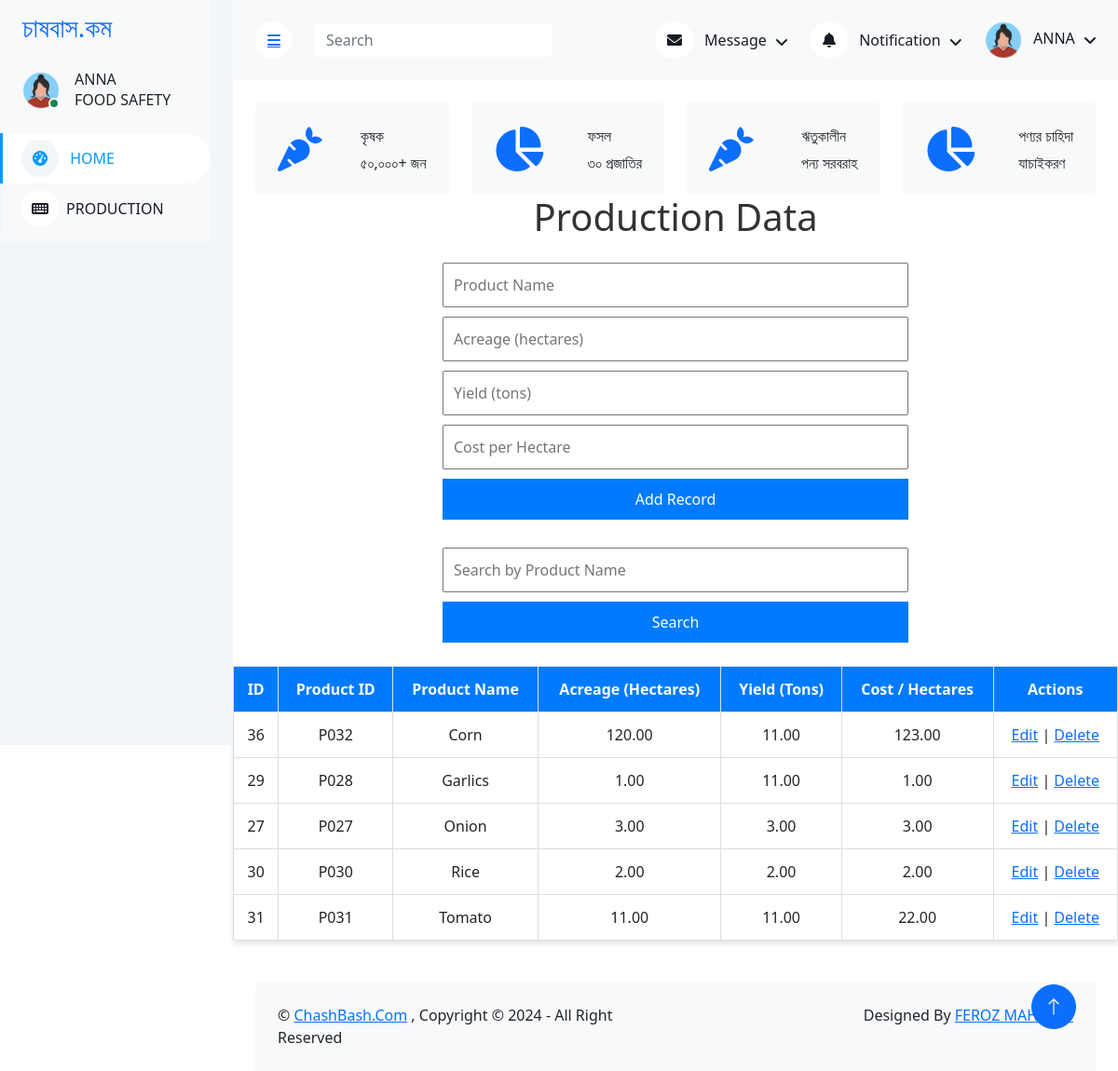
/pages/FSO_Production.php, run on the app's committed database.
### tables this page shows
CREATE TABLE `productiondata` (
  `id` int(11) NOT NULL,
  `product_id` varchar(255) NOT NULL,
  `product_name` varchar(255) NOT NULL,
  `acreage` decimal(10,2) NOT NULL,
  `yield` decimal(10,2) NOT NULL,
  `cost_per_hectare` decimal(10,2) NOT NULL,
  `FSOfficeID` int(11) DEFAULT NULL
);

### pages/FSO_Production.php (the view, shortened to what this page needs)
<?php
$host = 'localhost';
$username = 'root';
$password = '';
$dbname = 'tutorial';
$conn = new mysqli($host, $username, $password, $dbname);
$edit_row = null;
$search = $_GET['search'] ?? '';
$sql = "SELECT * FROM productiondata WHERE product_name LIKE '%$search%' ORDER BY product_name";
$result = $conn->query($sql);
?>
<!DOCTYPE html>
<html lang="en">
<head>
    <link href="https://cdnjs.cloudflare.com/ajax/libs/font-awesome/5.10.0/css/all.min.css" rel="stylesheet">
    <link href="https://cdn.jsdelivr.net/npm/bootstrap-icons@1.4.1/font/bootstrap-icons.css" rel="stylesheet">
    <link href="../lib/owlcarousel/assets/owl.carousel.min.css" rel="stylesheet">
    <link href="../lib/tempusdominus/css/tempusdominus-bootstrap-4.min.css" rel="stylesheet" />
    <link href="../css/bootstrap.min.css" rel="stylesheet">
    <link href="../css/FarmerDashboard.css" rel="stylesheet">
    <link href="https://cdnjs.cloudflare.com/ajax/libs/font-awesome/6.0.0-beta3/css/all.min.css" rel="stylesheet">
</head>
<body>
    <div class="container-xxl position-relative bg-white d-flex p-0">
        <div class="sidebar pe-4 pb-3">
            <nav class="navbar bg-light navbar-light">
                <a href="" class="navbar-brand mx-4 mb-3">
                    <h3 class="text-primary"></i>চাষবাস.কম</h3>
                </a>
                <div class="d-flex align-items-center ms-4 mb-4">
                    <div class="position-relative">
                        <img class="rounded-circle" src="../images/avatar/anna.png" alt="" style="width: 40px; height: 40px;">
                        <div class="bg-success rounded-circle border border-2 border-white position-absolute end-0 bottom-0 p-1"></div>
                    </div>
                    <div class="ms-3">
                        <h6 class="mb-0">ANNA</h6>
                        <span>FOOD SAFETY </span>
                    </div>
                </div>
                <div class="navbar-nav w-100">
                    <a href="FSO_Dashboard.php" class="nav-item nav-link active"><i class="fa fa-tachometer-alt me-2"></i> HOME </a>
                    <a href="FSO_Production.php" class="nav-item nav-link"><i class="fa fa-keyboard me-2"></i>PRODUCTION</a>
                </div>
            </nav>
        </div>
        <div class="content">
            <nav class="navbar navbar-expand bg-light navbar-light sticky-top px-4 py-0">
                <a href="#" class="sidebar-toggler flex-shrink-0">
                    <i class="fa fa-bars"></i>
                </a>
                <form class="d-none d-md-flex ms-4">
                    <input class="form-control border-0" type="search" placeholder="Search">
                </form>
                <div class="navbar-nav align-items-center ms-auto">
                    <div class="nav-item dropdown">
                        <a href="#" class="nav-link dropdown-toggle" data-bs-toggle="dropdown">
                            <i class="fa fa-envelope me-lg-2"></i>
                            <span class="d-none d-lg-inline-flex">Message</span>
                        </a>
                    </div>
                    <div class="nav-item dropdown">
                        <a href="#" class="nav-link dropdown-toggle" data-bs-toggle="dropdown">
                            <i class="fa fa-bell me-lg-2"></i>
                            <span class="d-none d-lg-inline-flex">Notification</span>
                        </a>
                    </div>
                    <div class="nav-item dropdown">
                        <a href="#" class="nav-link dropdown-toggle" data-bs-toggle="dropdown">
                            <img class="rounded-circle me-lg-2" src="../images/avatar/anna.png"" alt="" style="width: 40px; height: 40px;">
                            <span class="d-none d-lg-inline-flex">ANNA </span>
                        </a>
                    </div>
                </div>
            </nav>
           <div class="container-fluid pt-4 px-4">
                <div class="row g-4">
                    <div class="col-sm-6 col-xl-3">
                        <div class="bg-light rounded d-flex align-items-center justify-content-between p-4">
                            <i class="fa-solid fa-carrot fa-3x text-primary"></i>
                            <div class="ms-3">
                                <p class="mb-2"> কৃষক </p>
                                <h6 class="mb-0"> ৫০,০০০+ জন </h6>
                            </div>
                        </div>
                    </div>
                    <div class="col-sm-6 col-xl-3">
                        <div class="bg-light rounded d-flex align-items-center justify-content-between p-4">
                            <i class="fa fa-chart-pie fa-3x text-primary"></i>
                            <div class="ms-3">
                                <p class="mb-2">ফসল</p>
                                <h6 class="mb-0"> ৩০ প্রজাতির </h6>
                            </div>
                        </div>
                    </div>
                    <div class="col-sm-6 col-xl-3">
                        <div class="bg-light rounded d-flex align-items-center justify-content-between p-4">
                        <i class="fa-solid fa-carrot fa-3x text-primary"></i>
                            <div class="ms-3">
                                <p class="mb-2">ঋতুকালীন </p>
                                <h6 class="mb-0"> পন্য সরবরাহ </h6>
                            </div>
                        </div>
                    </div>
                    <div class="col-sm-6 col-xl-3">
                        <div class="bg-light rounded d-flex align-items-center justify-content-between p-4">
                            <i class="fa fa-chart-pie fa-3x text-primary"></i>
                            <div class="ms-3">
                                <p class="mb-2">পণ্যর চাহিদা</p>
                                <h6 class="mb-0"> যাচাইকরণ </h6>
                            </div>
                        </div>
                    </div>
                </div>
            </div>
</head>
<body>
    <h1>Production Data</h1>
    <form method="POST">
        <input type="text" name="product_name" placeholder="Product Name" value="<?php echo $edit_row['product_name'] ?? ''; ?>" required>
        <input type="number" name="acreage" step="0.01" placeholder="Acreage (hectares)" value="<?php echo $edit_row['acreage'] ?? ''; ?>" required>
        <input type="number" name="yield" step="0.01" placeholder="Yield (tons)" value="<?php echo $edit_row['yield'] ?? ''; ?>" required>
        <input type="number" name="cost_per_hectare" step="0.01" placeholder="Cost per Hectare" value="<?php echo $edit_row['cost_per_hectare'] ?? ''; ?>" required>
        <button type="submit"><?php echo isset($edit_row) ? 'Update' : 'Add'; ?> Record</button>
    </form>
    <form method="GET">
        <input type="text" name="search" placeholder="Search by Product Name" value="<?php echo $search; ?>">
        <button type="submit">Search</button>
    </form>
    <table>
        <tr>
            <th>ID</th>
            <th>Product ID</th>
            <th>Product Name</th>
            <th>Acreage (Hectares)</th>
            <th>Yield (Tons)</th>
            <th>Cost / Hectares </th>
            <th>Actions</th>
        </tr>
        <?php if ($result->num_rows > 0): ?>
            <?php while ($row = $result->fetch_assoc()): ?>
                <tr>
                    <td><?php echo $row['id']; ?></td>
                    <td><?php echo $row['product_id']; ?></td>
                    <td><?php echo $row['product_name']; ?></td>
                    <td><?php echo $row['acreage']; ?></td>
                    <td><?php echo $row['yield']; ?></td>
                    <td><?php echo $row['cost_per_hectare']; ?></td>
                    <td>
                        <a href="?edit_id=<?php echo $row['id']; ?>">Edit</a> |
                        <a href="?delete_id=<?php echo $row['id']; ?>" onclick="return confirm('Are you sure?')">Delete</a>
                    </td>
                </tr>
            <?php endwhile; ?>
        <?php else: ?>
            <tr><td colspan="7">No data found</td></tr>
        <?php endif; ?>
    </table>
</body>
</html>
            <div class="container-fluid pt-4 px-4">
                <div class="bg-light rounded-top p-4">
                    <div class="row">
                        <div class="col-12 col-sm-6 text-center text-sm-start">
                            &copy; <a href="#">ChashBash.Com</a> , Copyright © 2024 - All Right Reserved
                        </div>
                        <div class="col-12 col-sm-6 text-center text-sm-end">
                            Designed By <a href="">FEROZ MAHMUD</a>
                        </div>
                    </div>
                </div>
            </div>
        <a href="#" class="btn btn-lg btn-primary btn-lg-square back-to-top"><i class="bi bi-arrow-up"></i></a>
</body>
</html>

### css/FarmerDashboard.css (style rules this page uses)
:root { --primary: #009CFF; --light: #F3F6F9; --dark: #191C24; }
.back-to-top { position: fixed; display: none; right: 45px; bottom: 45px; z-index: 99; }
.btn { transition: .5s; }
.btn.btn-primary { color: #FFFFFF; }
.btn-lg-square { width: 48px; height: 48px; }
.btn-square, .btn-sm-square, .btn-lg-square { padding: 0; display: inline-flex; align-items: center; justify-content: center; font-weight: normal; border-radius: 50px; }
.sidebar { position: fixed; top: 0; left: 0; bottom: 0; width: 250px; height: 100vh; overflow-y: auto; background: var(--light); transition: 0.5s; z-index: 999; }
.content { margin-left: 250px; min-height: 100vh; background: #FFFFFF; transition: 0.5s; }
@media (min-width: 992px) { .sidebar { margin-left: 0; } }
@media (min-width: 992px) { .content { width: calc(100% - 250px); } }
.sidebar .navbar .navbar-nav .nav-link { padding: 7px 20px; color: var(--dark); font-weight: 500; border-left: 3px solid var(--light); border-radius: 0 30px 30px 0; outline: none; }
.sidebar .navbar .navbar-nav .nav-link:hover, .sidebar .navbar .navbar-nav .nav-link.active { color: var(--primary); background: #FFFFFF; border-color: var(--primary); }
.sidebar .navbar .navbar-nav .nav-link i { width: 40px; height: 40px; display: inline-flex; align-items: center; justify-content: center; background: #FFFFFF; border-radius: 40px; }
.sidebar .navbar .navbar-nav .nav-link:hover i, .sidebar .navbar .navbar-nav .nav-link.active i { background: var(--light); }
.content .navbar .navbar-nav .nav-link { margin-left: 25px; padding: 12px 0; color: var(--dark); outline: none; }
.content .navbar .sidebar-toggler, .content .navbar .navbar-nav .nav-link i { width: 40px; height: 40px; display: inline-flex; align-items: center; justify-content: center; background: #FFFFFF; border-radius: 40px; }
.content .navbar .dropdown-toggle::after { margin-left: 6px; vertical-align: middle; border: none; content: "\f107"; font-family: "Font Awesome 5 Free"; font-weight: 900; transition: .5s; }
input, label { margin: 0.4rem 0; }

### pages/FSO_Production.php (style rules this page uses)
h1 { text-align: center; color: #333; }
table { width: 100%; border-collapse: collapse; margin: 20px 0; box-shadow: 0 4px 6px rgba(0, 0, 0, 0.1); }
table, th, td { border: 1px solid #ddd; }
th, td { padding: 12px; text-align: center; }
th { background-color: #007BFF; color: white; }
form { max-width: 500px; margin: 20px auto; }
input, button { padding: 10px; margin: 5px 0; width: 100%; box-sizing: border-box; }
button { background-color: #007BFF; color: white; border: none; cursor: pointer; }

### data on the page
productiondata: id "36", product "P032", product_name "Corn", acreage "120.00", yield "11.00", cost_per_hectare "123.00"
productiondata: id "29", product "P028", product_name "Garlics", acreage "1.00", yield "11.00", cost_per_hectare "1.00"
productiondata: id "27", product "P027", product_name "Onion", acreage "3.00", yield "3.00", cost_per_hectare "3.00"
productiondata: id "30", product "P030", product_name "Rice", acreage "2.00", yield "2.00", cost_per_hectare "2.00"
productiondata: id "31", product "P031", product_name "Tomato", acreage "11.00", yield "11.00", cost_per_hectare "22.00"
